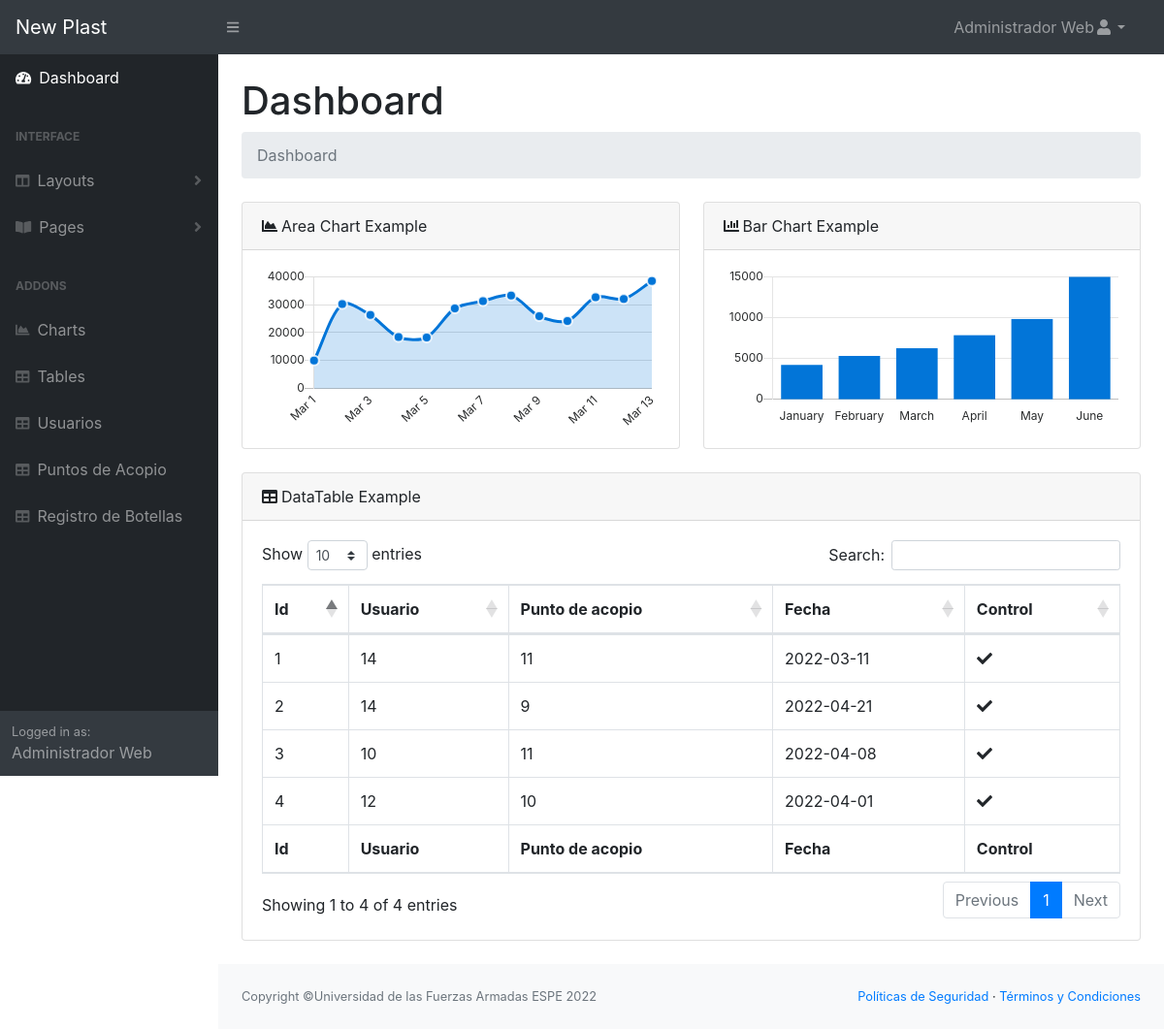
Page /sistema/principal.php (signed in) on the earlier database version.
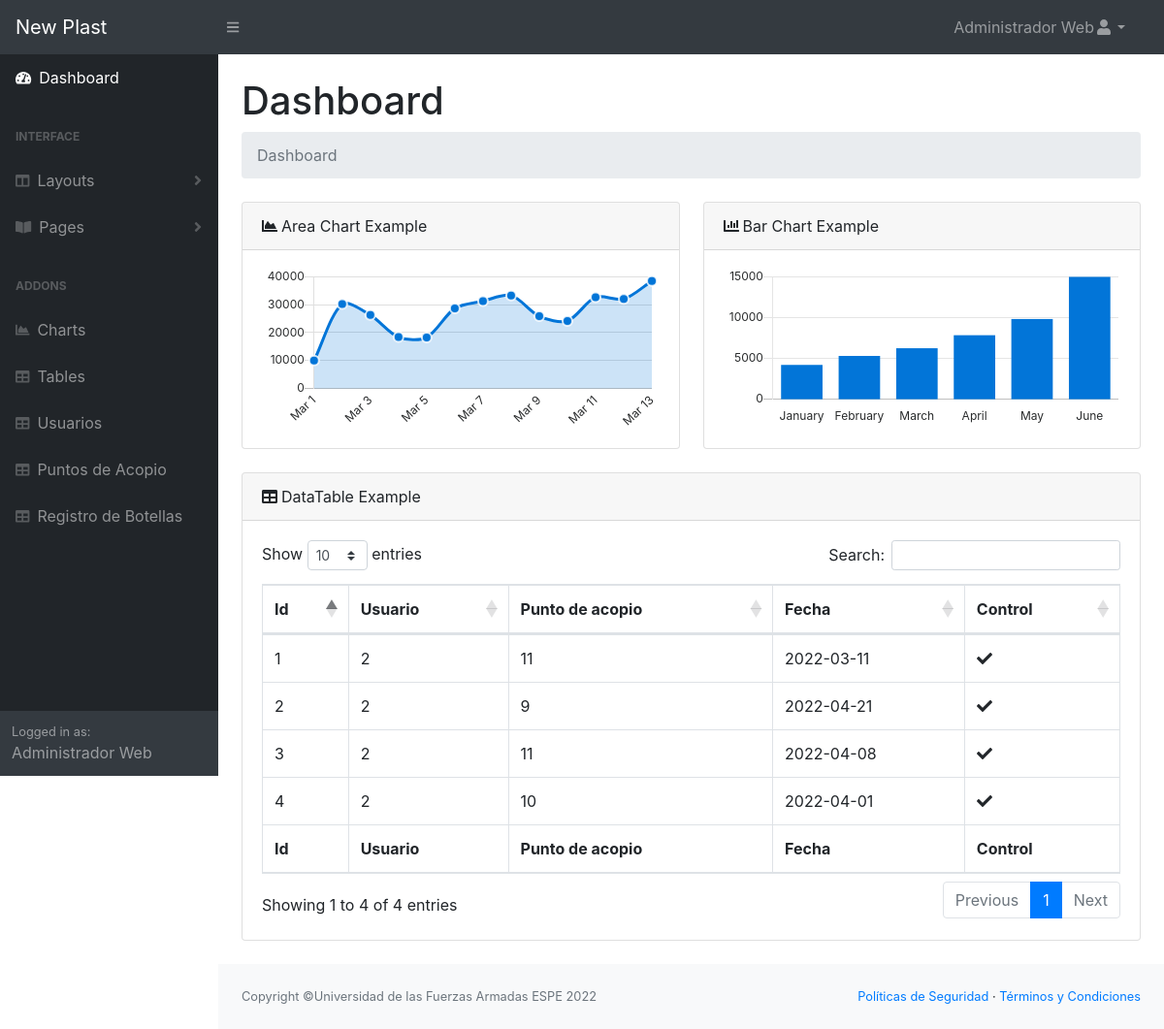
Same page on the later database version.
### tables this page shows
CREATE TABLE IF NOT EXISTS `cont_registro` (
  `id` int(10) NOT NULL AUTO_INCREMENT,
  `usuario` int(11) NOT NULL DEFAULT 0,
  `pto_acopio` int(11) NOT NULL DEFAULT 0,
  `fecha` date NOT NULL,
  `control` varchar(255) NOT NULL,
  PRIMARY KEY (`id`),
  KEY `FK_cont_registro_admin_profile` (`usuario`),
  KEY `FK_cont_registro_puntoacopio` (`pto_acopio`),
  CONSTRAINT `FK_cont_registro_usuario` FOREIGN KEY (`usuario`) REFERENCES `usuarios` (`id`) ON DELETE NO ACTION ON UPDATE NO ACTION,
  CONSTRAINT `FK_cont_registro_puntoacopio` FOREIGN KEY (`pto_acopio`) REFERENCES `punto_acopio` (`Id`) ON DELETE NO ACTION ON UPDATE NO ACTION
);

### sistema/principal.php (the view, shortened to what this page needs)
<!DOCTYPE html>
<html lang="es">
<head>
    <link href="css/styles.css" rel="stylesheet" />
    <link href="css/estilo1.css" rel="stylesheet" />
    <link href="https://cdn.datatables.net/1.10.20/css/dataTables.bootstrap4.min.css" rel="stylesheet"
 />
</head>
<body class="sb-nav-fixed">
    <?php
        include('partials/header.php');
    ?>
    <div id="layoutSidenav">
        <?php
            include('partials/sidebar.php');
        ?>
        <div id="layoutSidenav_content">
            <main>
                <div class="container-fluid">
                    <h1 class="mt-4">Dashboard</h1>
                    <ol class="breadcrumb mb-4">
                        <li class="breadcrumb-item active">Dashboard</li>
                    </ol>
                    <div class="row">
                        <div class="col-xl-6">
                            <div class="card mb-4">
                                <div class="card-header"><i class="fas fa-chart-area mr-1"></i>Area Chart Example</div>
                                <div class="card-body"><canvas id="myAreaChart" width="100%" height="40"></canvas></div>
                            </div>
                        </div>
                        <div class="col-xl-6">
                            <div class="card mb-4">
                                <div class="card-header"><i class="fas fa-chart-bar mr-1"></i>Bar Chart Example</div>
                                <div class="card-body"><canvas id="myBarChart" width="100%" height="40"></canvas></div>
                            </div>
                        </div>
                    </div>
                    <div class="card mb-4">
                        <div class="card-header"><i class="fas fa-table mr-1"></i>DataTable Example</div>
                        <div class="card-body">
                            <div class="table-responsive">
                                <table class="table table-bordered" id="dataTable" width="100%" cellspacing="0">
                                    <thead>
                                        <tr>
                                            <th>Id</th>
                                            <th>Usuario</th>
                                            <th>Punto de acopio</th>
                                            <th>Fecha</th>
                                            <th>Control</th>
                                        </tr>
                                    </thead>
                                    <tfoot>
                                        <tr>
                                            <th>Id</th>
                                            <th>Usuario</th>
                                            <th>Punto de acopio</th>
                                            <th>Fecha</th>
                                            <th>Control</th>
                                        </tr>
                                    </tfoot>
                                    <tbody>
                                        <?php
                                        require_once('conexion.php');
                                        $sql1="SELECT * FROM cont_registro ORDER BY id DESC";
                                        $res1= $mysqli->query($sql1);
                                        if($res1->num_rows>0)
                                        {$i=1;
                                        while($data=$res1->fetch_assoc()){
                                            ?>
                                        <tr>
                                            <td><?php echo $i; ?></td>
                                            <td><?php echo $data['usuario']; ?></td>
                                            <td><?php echo $data['pto_acopio']; ?></td>
                                            <td><?php echo $data['fecha']; ?></td>
                                            <?php
                                            if($data['control']=='Verificado'){
                                            ?>
                                            <td><i class="fa fa-check"></i></td>
                                            <?php } else{ ?>
                                            <td><i class='fa fa-ban'></i></td>
                                            <?php } ?>
                                        </tr>
                                        <?php
                                        $i++;}
                                        }else{
                                        ?>
                                        <tr>
                                            <td colspan="6">Sin datos de registro de botellas plasticas </td>
                                        </tr>
                                        <?php } ?>
                                    </tbody>
                                </table>
                            </div>
                        </div>
                    </div>
                </div>
            </main>
            <?php
                    include('partials/footer.php');
                ?>
</body>
</html>

### sistema/partials/header.php (shortened to what this page needs)
<?php
	$nombre = $_SESSION['nombre'];
	$tipo_usuario = $_SESSION['tipo_usuario'];
?>
<nav class="sb-topnav navbar navbar-expand navbar-dark bg-dark">
    <a class="navbar-brand" href="principal.php">New Plast</a>
    <button class="btn btn-link btn-sm order-1 order-lg-0" id="sidebarToggle" href="#">
        <i class="fas fa-bars"></i>
    </button>
    <ul class="navbar-nav ml-auto mr-0 mr-md-3 my-2 my-md-0">
        <li class="nav-item dropdown">
            <a class="nav-link dropdown-toggle" id="userDropdown" href="#" role="button" data-toggle="dropdown"
                aria-haspopup="true" aria-expanded="false"><?php echo $nombre; ?><i class="fas fa-user fa-fw"></i></a>
        </li>
    </ul>
</nav>

### sistema/partials/sidebar.php (shortened to what this page needs)
<div id="layoutSidenav_nav">
    <nav class="sb-sidenav accordion sb-sidenav-dark" id="sidenavAccordion">
        <div class="sb-sidenav-menu">
            <div class="nav">
                <a class="nav-link" href="principal.php"><div class="sb-nav-link-icon"><i class="fas fa-tachometer-alt"></i></div>
                    Dashboard</a>
                <?php if($tipo_usuario == 1) { ?>
                    <div class="sb-sidenav-menu-heading">Interface</div>
                    <a class="nav-link collapsed" href="#" data-toggle="collapse" data-target="#collapseLayouts" aria-expanded="false" aria-controls="collapseLayouts"><div class="sb-nav-link-icon"><i class="fas fa-columns"></i></div>
                        Layouts
                        <div class="sb-sidenav-collapse-arrow"><i class="fas fa-angle-down"></i></div></a>
                        <a class="nav-link collapsed" href="#" data-toggle="collapse" data-target="#collapsePages" aria-expanded="false" aria-controls="collapsePages"
                        ><div class="sb-nav-link-icon"><i class="fas fa-book-open"></i></div>
                            Pages
                            <div class="sb-sidenav-collapse-arrow"><i class="fas fa-angle-down"></i></div
                            ></a>
                <?php } ?>
                <div class="sb-sidenav-menu-heading">Addons</div>
                <a class="nav-link" href="charts.html">
                    <div class="sb-nav-link-icon"><i class="fas fa-chart-area"></i></div>
                    Charts
                </a>
                <a class="nav-link" href="tabla.php">
                    <div class="sb-nav-link-icon"><i class="fas fa-table"></i></div>
                    Tables
                </a>
                <a class="nav-link" href="usuarios.php">
                    <div class="sb-nav-link-icon"><i class="fas fa-table"></i></div>
                    Usuarios
                </a>
                <a class="nav-link" href="punto_acopio.php">
                    <div class="sb-nav-link-icon"><i class="fas fa-table"></i></div>
                    Puntos de Acopio
                </a>
                <a class="nav-link" href="registro_botellas.php">
                    <div class="sb-nav-link-icon"><i class="fas fa-table"></i></div>
                    Registro de Botellas
                </a>
                </div>
        </div>
        <div class="sb-sidenav-footer">
            <div class="small">Logged in as:</div>
            <?=$_SESSION['nombre']?>
        </div>
    </nav>
</div>

### sistema/partials/footer.php (shortened to what this page needs)
<footer class="py-4 bg-light mt-auto">
    <div class="container-fluid">
        <div class="d-flex align-items-center justify-content-between small">
            <div class="text-muted">Copyright &copy;Universidad de las Fuerzas Armadas ESPE 2022</div>
            <div>
                <a href="#">Políticas de Seguridad</a>
                &middot;
                <a href="#">Términos y Condiciones</a>
            </div>
        </div>
    </div>
</footer>
</div>
</div>

Differences in the rows shown:
changed cont_registro (number 1 of 4 on the later page): usuario "14" → "2"
changed cont_registro (number 2 of 4 on the later page): usuario "14" → "2"
changed cont_registro (number 3 of 4 on the later page): usuario "10" → "2"
changed cont_registro (number 4 of 4 on the later page): usuario "12" → "2"
